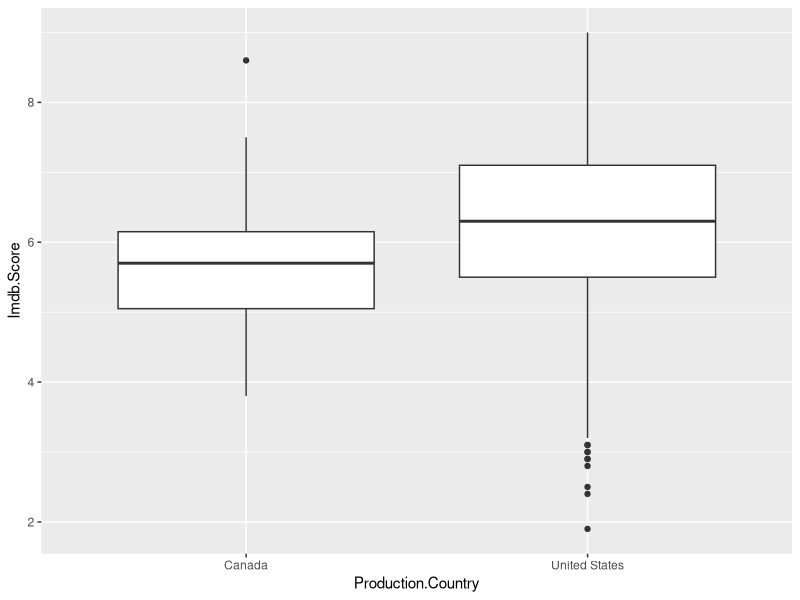
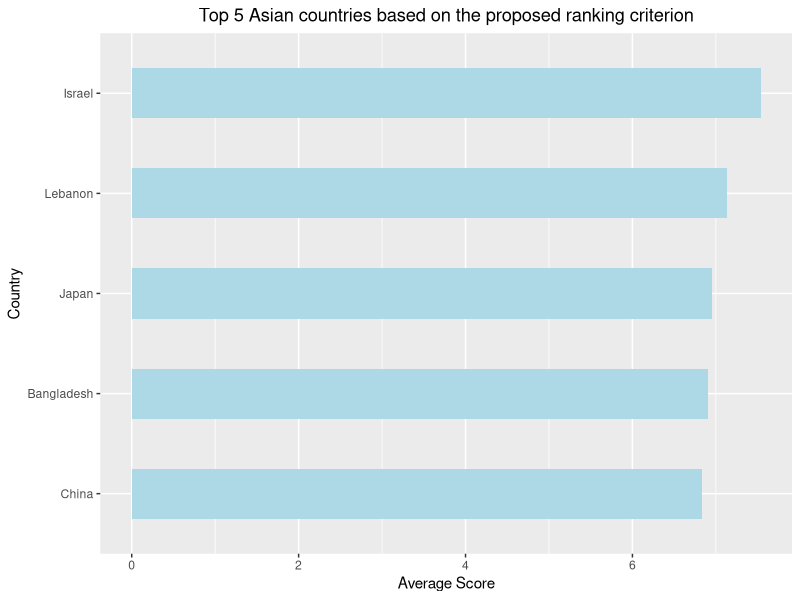

These charts were generated, in order, by the following R code:
## ---- chunk 1
knitr::opts_chunk$set(echo = TRUE)
## ---- chunk 2
#install.packages("tidyverse")
library(dplyr)
library(tidyverse)
show <- read.csv("show.csv",stringsAsFactors = TRUE)
MaturityType <- read.csv("MaturityType.csv",stringsAsFactors = TRUE)

# rename all columns and remove spaces
names(show) <- str_replace_all(names(show), " ", "")
show$Date.Added<-as.Date(show$Date.Added,"%d/%m/%Y")
names(MaturityType) <- str_replace_all(names(MaturityType), " ", "") 
summary(show)
summary(MaturityType)
## ---- chunk 3
# check for duplicate rows
if (any(duplicated(show))) {
  # count the number of duplicate rows
  n_duplicates <- sum(duplicated(show))
  
  # display the duplicate rows
  duplicate_rows <- show[duplicated(show), ]
  print(paste0("There are ", n_duplicates, " duplicate rows:"))
  print(duplicate_rows)
  
  # remove the duplicate rows
  show <- show[!duplicated(show), ]
  print(paste0("After removing duplicates, the number of rows is ", nrow(show)))
} else {
  print("There are no duplicate rows.")
}

# modify the IMDB score column
show$Imdb.Score <- as.numeric(sub("/10", "", show$Imdb.Score))
## ---- chunk 4
# select a production country and year of interest
Country <- "United States"
year_of_interest <- 2019

# filter the dataframe for the selected country and year
Production.Country <- show %>% filter(Production.Country == Country, 
                                      Release.Date == year_of_interest, 
                                      Rating == "TV-MA")

## ---- chunk 5
# filter the dataframe for shows with "teen" and "high school" in the description
filtered_shows <- show %>% filter(str_detect(Description, "teen") & 
                                    str_detect(Description, "high school"))

# select the desired columns and order the dataframe by release year and IMDB score
selected_shows <- filtered_shows %>% 
  select(Title, Release.Date, Imdb.Score) %>% 
  arrange(Release.Date, desc(Imdb.Score))

# display the top 5 rows of the resulting dataframe
head(selected_shows, 5)

## ---- chunk 6
# filter the dataframe for TV shows suitable for general audiences
filtered_shows <- show %>% filter(Rating == "TV-G")

# count the number of TV shows for each production country
country_counts <- filtered_shows %>% count(Production.Country) %>% 
  arrange(desc(n))

# select the top three production countries
top_countries <- head(country_counts$Production.Country, 3)

# for each top country, display the number of TV shows and average IMDB score
for (country in top_countries) {
  country_shows <- filtered_shows %>% filter(Production.Country == country)
  num_shows <- nrow(country_shows)
  avg_score <- mean(country_shows$Imdb.Score)
  print(paste0(country, ": ", num_shows, " TV shows, average IMDB score: ", 
               round(avg_score, 2)))
}

## ---- chunk 7
# filter the dataframe for movies produced after 2010 by United States and Canada
filtered_shows <- show %>% filter(Content.Type == "Movie", Release.Date > 2010, 
                                  (Production.Country == "United States" | 
                                     Production.Country == "Canada"))

# draw boxplots to compare the IMDB scores
ggplot(filtered_shows, aes(x = Production.Country, y = Imdb.Score)) + 
  geom_boxplot()

## ---- chunk 8
# filter the dataframe for movies suitable for children under 7 years old
filtered_shows <- show %>% filter(Rating == "G" | Rating == "TV-Y" | 
                                    Rating == "TV-Y7")

# calculate the score for each movie based on the proposed ranking criteria
scored_shows <- filtered_shows %>% mutate(Imdb.Score = (Rating == "G") + 
                (Rating == "TV-Y") +  (Rating == "TV-Y7" & 
                !str_detect(Description, "fear|scary|violence|blood|death")) +
                (str_detect(Description, "education|learning|knowledge|positive 
                            message|moral values|value for kids")))

# select the top 5 movies with the highest score
top_movies <- scored_shows %>% select(Title, Release.Date, Imdb.Score) %>% 
  arrange(desc(Imdb.Score)) %>% head(5)

# display the top 5 movies
print(top_movies)
## ---- chunk 9
library(readxl)
production <- read_excel("Production.xlsx",sheet = "Data")

# Rename the columns to remove the word "Year"
colnames(production) <- gsub("Year", "", colnames(production))

# Use glimpse to show the information of the data frame
glimpse(production)
## ---- chunk 10
# Pivot longer the data to transform the dataframe into the desired format
production_long <- pivot_longer(production, cols = -`Production Country / Maturity Type`,
                   names_to = "Year", values_to = "Value") %>% drop_na(Value)

## ---- chunk 11

# Separate the Production Country / Maturity Type column into two columns
production_long <- separate(production_long, `Production Country / Maturity Type`, 
                            into = c("Production Country", "Maturity Type"), sep = " / ")
## ---- chunk 12
production<- production_long %>%
  separate(col = "Value", into = c("NumProducts", "Score"), sep = " - ") %>%
  mutate(Score = as.numeric(gsub("/10", "", Score))) %>%
  filter(!is.na(Score))
head(production)
## ---- chunk 13
dim(production)
## ---- chunk 14
distinct(production, "Production Country", "Year") %>% 
  summarize(
    n_countries = n_distinct("Production Country"),
    n_years = n_distinct("Year")
  )
## ---- chunk 15
mean_score<-production %>%
  group_by(`Production Country`) %>%
  summarize(mean_score = mean(Score))

production %>%
  group_by(`Production Country`) %>%
  summarize(mean_score = mean(Score)) %>%
  filter(mean_score >= 6.8 & mean_score <= 7.0)
## ---- chunk 16
Continent<-read_excel("Production.xlsx",sheet = "Continent")

# Rename columns to "Country" and "Continent"
colnames(Continent) <- c("Country", "Continent")

# Number of countries/areas in total
total_countries <- nrow(Continent)

#Name the country coloum same as both sheet
names(production)[1]<-"Country"

countries_not_in_data <- anti_join(Continent, production, by = "Country")

# Number of countries not in the Data sheet
num_countries_not_in_data <- nrow(countries_not_in_data)
## ---- chunk 17
# Merge the two dataframes
merged_data <- inner_join(production, Continent, by = "Country")

# Filter for Asian countries only
asian_data <- merged_data %>% filter(Continent == "Asia")

# Calculate the average score of TV-MA maturity type for each country
asian_scores <- asian_data %>% 
  filter(`Maturity Type` == "TV-MA") %>% 
  group_by(Country) %>% 
  summarize(avg_score = mean(Score, na.rm = TRUE)) %>% 
  ungroup()

# Rank the Asian countries based on the average score of TV-MA maturity type
ranked_data <- asian_scores %>% 
  arrange(desc(avg_score))

# Print the top five Asian countries
top_five <- head(ranked_data$Country, 5)
print(top_five)
## ---- chunk 18
country_scores <- asian_data %>% 
  group_by(Country) %>% 
  summarize(avg_score = mean(Score, na.rm = TRUE)) %>% 
  arrange(desc(avg_score)) %>% 
  top_n(5)

# create a bar chart
ggplot(country_scores, aes(x = reorder(Country, avg_score), y = avg_score)) +
  geom_col(fill = "lightblue", width = 0.5) +
  xlab("Country") +
  ylab("Average Score") +
  ggtitle("Top 5 Asian countries based on the proposed ranking criterion") +
  theme(plot.title = element_text(hjust = 0.5)) +
  coord_flip()
